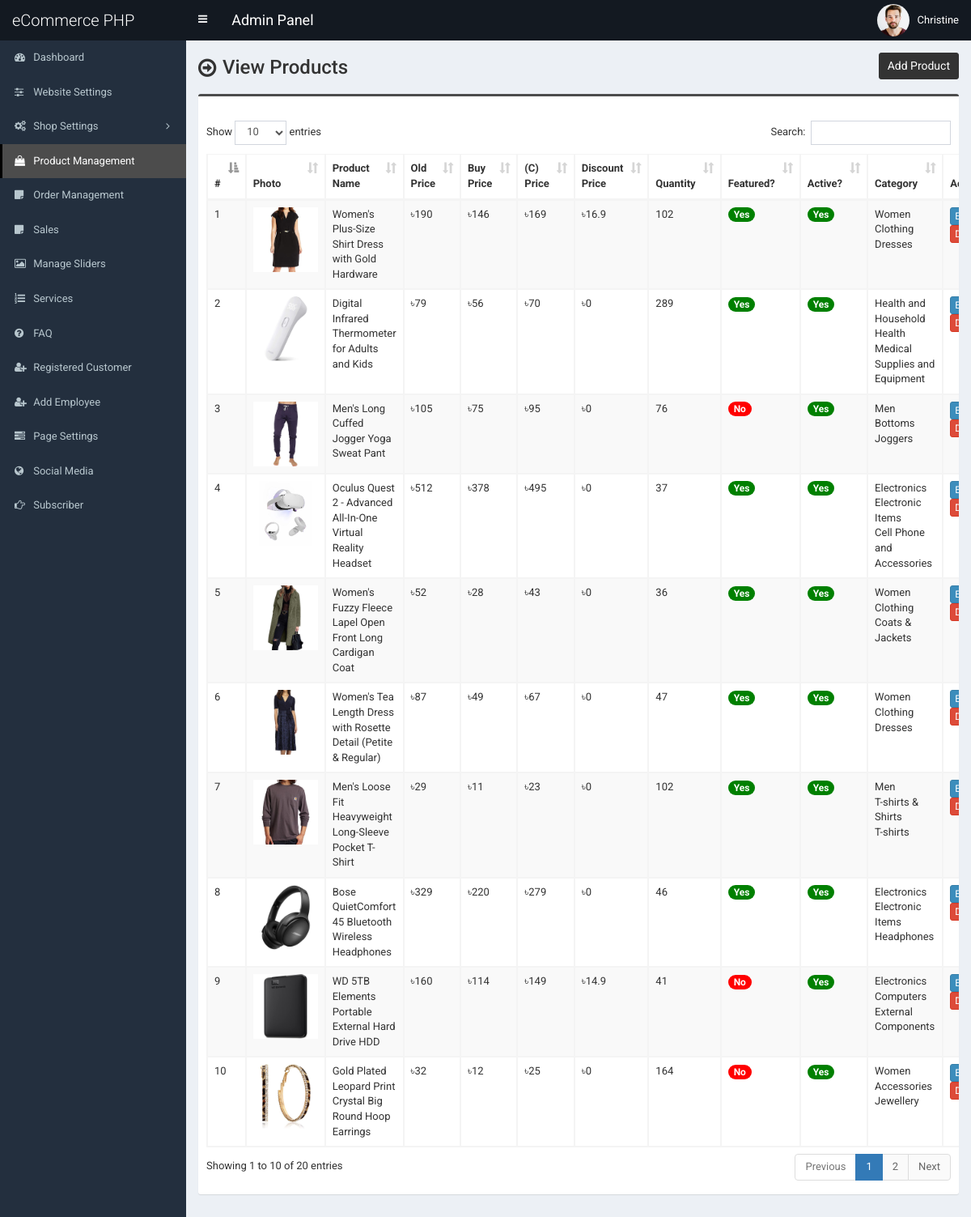
Screenshot of /admin/product.php (signed in) with the database file from the repository.
### tables this page shows
CREATE TABLE `tbl_product` (
  `p_id` int(11) NOT NULL,
  `p_name` varchar(255) NOT NULL,
  `p_old_price` varchar(10) NOT NULL,
  `p_buy_price` varchar(10) NOT NULL,
  `p_current_price` varchar(10) NOT NULL,
  `p_discount_price` varchar(10) NOT NULL,
  `p_qty` int(10) NOT NULL,
  `p_featured_photo` varchar(255) NOT NULL,
  `p_description` text NOT NULL,
  `p_short_description` text NOT NULL,
  `p_feature` text NOT NULL,
  `p_condition` text NOT NULL,
  `p_return_policy` text NOT NULL,
  `p_total_view` int(11) NOT NULL,
  `p_is_featured` int(1) NOT NULL,
  `p_is_active` int(1) NOT NULL,
  `ecat_id` int(11) NOT NULL
);

CREATE TABLE `tbl_top_category` (
  `tcat_id` int(11) NOT NULL,
  `tcat_name` varchar(255) NOT NULL,
  `show_on_menu` int(1) NOT NULL
);

CREATE TABLE `tbl_mid_category` (
  `mcat_id` int(11) NOT NULL,
  `mcat_name` varchar(255) NOT NULL,
  `tcat_id` int(11) NOT NULL
);

CREATE TABLE `tbl_end_category` (
  `ecat_id` int(11) NOT NULL,
  `ecat_name` varchar(255) NOT NULL,
  `mcat_id` int(11) NOT NULL
);

### admin/product.php (the view, shortened to what this page needs)
<?php require_once('header.php'); ?>
<html>
<body>
	<section class="content-header">
		<div class="content-header-left">
			<h1>View Products</h1>
		</div>
		<div class="content-header-right">
			<a href="product-add.php" class="btn btn-primary btn-sm">Add Product</a>
		</div>
	</section>
	<section class="content">
		<div class="row">
			<div class="col-md-12">
				<div class="box box-info">
					<div class="box-body table-responsive">
						<table id="example1" class="table table-bordered table-hover table-striped">
							<thead class="thead-dark">
								<tr>
									<th width="10">#</th>
									<th>Photo</th>
									<th width="160">Product Name</th>
									<th width="60">Old Price</th>
									<th width="60">Buy Price</th>
									<th width="60">(C) Price</th>
									<th width="60">Discount Price</th>
									<th width="60">Quantity</th>
									<th>Featured?</th>
									<th>Active?</th>
									<th>Category</th>
									<th width="80">Action</th>
								</tr>
							</thead>
							<tbody>
								<?php
								$i = 0;
								$statement = $pdo->prepare("SELECT
														t1.p_id,
														t1.p_name,
														t1.p_old_price,
														t1.p_buy_price,
														t1.p_current_price,
														t1.p_discount_price,
														t1.p_qty,
														t1.p_featured_photo,
														t1.p_is_featured,
														t1.p_is_active,
														t1.ecat_id,
														t2.ecat_id,
														t2.ecat_name,
														t3.mcat_id,
														t3.mcat_name,
														t4.tcat_id,
														t4.tcat_name
							                           	FROM tbl_product t1
							                           	JOIN tbl_end_category t2
							                           	ON t1.ecat_id = t2.ecat_id
							                           	JOIN tbl_mid_category t3
							                           	ON t2.mcat_id = t3.mcat_id
							                           	JOIN tbl_top_category t4
							                           	ON t3.tcat_id = t4.tcat_id
							                           	ORDER BY t1.p_id DESC
							                           	");
								$statement->execute();
								$result = $statement->fetchAll(PDO::FETCH_ASSOC);
								foreach ($result as $row) {
									$i++;
								?>
									<tr>
										<td><?php echo $i; ?></td>
										<td style="width:82px;"><img src="assets/uploads/<?php echo $row['p_featured_photo']; ?>" alt="<?php echo $row['p_name']; ?>" style="width:80px;"></td>
										<td><?php echo $row['p_name']; ?></td>
										<td>&#2547;<?php echo $row['p_old_price']; ?></td>
										<td>&#2547;<?php echo $row['p_buy_price']; ?></td>
										<td>&#2547;<?php echo $row['p_current_price']; ?></td>
										<td>&#2547;<?php echo $row['p_discount_price']; ?></td>
										<td><?php echo $row['p_qty']; ?></td>
										<td>
											<?php if ($row['p_is_featured'] == 1) {
												echo '<span class="badge badge-success" style="background-color:green;">Yes</span>';
											} else {
												echo '<span class="badge badge-success" style="background-color:red;">No</span>';
											} ?>
										</td>
										<td>
											<?php if ($row['p_is_active'] == 1) {
												echo '<span class="badge badge-success" style="background-color:green;">Yes</span>';
											} else {
												echo '<span class="badge badge-danger" style="background-color:red;">No</span>';
											} ?>
										</td>
										<td><?php echo $row['tcat_name']; ?><br><?php echo $row['mcat_name']; ?><br><?php echo $row['ecat_name']; ?></td>
										<td>
											<a href="product-edit.php?id=<?php echo $row['p_id']; ?>" class="btn btn-primary btn-xs">Edit</a>
											<a href="#" class="btn btn-danger btn-xs" data-href="product-delete.php?id=<?php echo $row['p_id']; ?>" data-toggle="modal" data-target="#confirm-delete">Delete</a>
										</td>
									</tr>
								<?php
								}
								?>
							</tbody>
						</table>
					</div>
				</div>
			</div>
		</div>
	</section>
</body>
</html>
<?php require_once('footer.php'); ?>

### admin/style.css (style rules this page uses)
body { font-size: 13px; font-family: "Roboto", sans-serif; }
.content-header > h1, .content-header .content-header-left h1 { font-family: "Roboto", sans-serif; }
.box-info { padding-top: 20px; }
.content-header { overflow: hidden; }
.content-header .content-header-left { float: left; padding-top: 5px; }
.content-header .content-header-right { float: right; }
.content-header .content-header-left h1 { margin-top: 0; margin-bottom: 0; padding-left: 30px; padding-bottom: 5px; font-size: 24px; position: relative; }
.content-header .content-header-left h1:before { position: absolute; top: 0; left: 0; font-family: "FontAwesome", sans-serif; font-size: 26px; content: "\f18e"; }
.content-header .content-header-right a { position: relative; font-size: 14px; }
.box.box-info { border-top-color: #4c4c4c; }
.content-header .content-header-right a { background-color: #333333; border-color: #333333; }

### rows the page displays
tbl_product: p_featured_photo (picture), p_name "Women's Plus-Size Shirt Dress with Gold Hardware", p_old_price "190", p_buy_price "146", p_current_price "169", p_discount_price "16.9", p_qty "102", p_is_featured "Yes", p_is_active "Yes", tbl_top_category.tcat_name "Women", tbl_mid_category.mcat_name "Clothing", ecat.ecat_name "Dresses"
tbl_product: p_featured_photo (picture), p_name "Digital Infrared Thermometer for Adults and Kids", p_old_price "79", p_buy_price "56", p_current_price "70", p_discount_price "0", p_qty "289", p_is_featured "Yes", p_is_active "Yes", tbl_top_category.tcat_name "Health and Household", tbl_mid_category.mcat_name "Health", ecat.ecat_name "Medical Supplies and Equipment"
tbl_product: p_featured_photo (picture), p_name "Men's Long Cuffed Jogger Yoga Sweat Pant", p_old_price "105", p_buy_price "75", p_current_price "95", p_discount_price "0", p_qty "76", p_is_featured "No", p_is_active "Yes", tbl_top_category.tcat_name "Men", tbl_mid_category.mcat_name "Bottoms", ecat.ecat_name "Joggers"
tbl_product: p_featured_photo (picture), p_name "Oculus Quest 2 - Advanced All-In-One Virtual Reality Headset", p_old_price "512", p_buy_price "378", p_current_price "495", p_discount_price "0", p_qty "37", p_is_featured "Yes", p_is_active "Yes", tbl_top_category.tcat_name "Electronics", tbl_mid_category.mcat_name "Electronic Items", ecat.ecat_name "Cell Phone and Accessories"
tbl_product: p_featured_photo (picture), p_name "Women's Fuzzy Fleece Lapel Open Front Long Cardigan Coat", p_old_price "52", p_buy_price "28", p_current_price "43", p_discount_price "0", p_qty "36", p_is_featured "Yes", p_is_active "Yes", tbl_top_category.tcat_name "Women", tbl_mid_category.mcat_name "Clothing", ecat.ecat_name "Coats & Jackets"
tbl_product: p_featured_photo (picture), p_name "Women's Tea Length Dress with Rosette Detail (Petite & Regular)", p_old_price "87", p_buy_price "49", p_current_price "67", p_discount_price "0", p_qty "47", p_is_featured "Yes", p_is_active "Yes", tbl_top_category.tcat_name "Women", tbl_mid_category.mcat_name "Clothing", ecat.ecat_name "Dresses"
tbl_product: p_featured_photo (picture), p_name "Men's Loose Fit Heavyweight Long-Sleeve Pocket T-Shirt", p_old_price "29", p_buy_price "11", p_current_price "23", p_discount_price "0", p_qty "102", p_is_featured "Yes", p_is_active "Yes", tbl_top_category.tcat_name "Men", tbl_mid_category.mcat_name "T-shirts & Shirts", ecat.ecat_name "T-shirts"
tbl_product: p_featured_photo (picture), p_name "Bose QuietComfort 45 Bluetooth Wireless Headphones", p_old_price "329", p_buy_price "220", p_current_price "279", p_discount_price "0", p_qty "46", p_is_featured "Yes", p_is_active "Yes", tbl_top_category.tcat_name "Electronics", tbl_mid_category.mcat_name "Electronic Items", ecat.ecat_name "Headphones"
tbl_product: p_featured_photo (picture), p_name "WD 5TB Elements Portable External Hard Drive HDD", p_old_price "160", p_buy_price "114", p_current_price "149", p_discount_price "14.9", p_qty "41", p_is_featured "No", p_is_active "Yes", tbl_top_category.tcat_name "Electronics", tbl_mid_category.mcat_name "Computers", ecat.ecat_name "External Components"
tbl_product: p_featured_photo (picture), p_name "Gold Plated Leopard Print Crystal Big Round Hoop Earrings", p_old_price "32", p_buy_price "12", p_current_price "25", p_discount_price "0", p_qty "164", p_is_featured "No", p_is_active "Yes", tbl_top_category.tcat_name "Women", tbl_mid_category.mcat_name "Accessories", ecat.ecat_name "Jewellery"

### other values shown
$_SESSION['user']['full_name'] "Christine"
